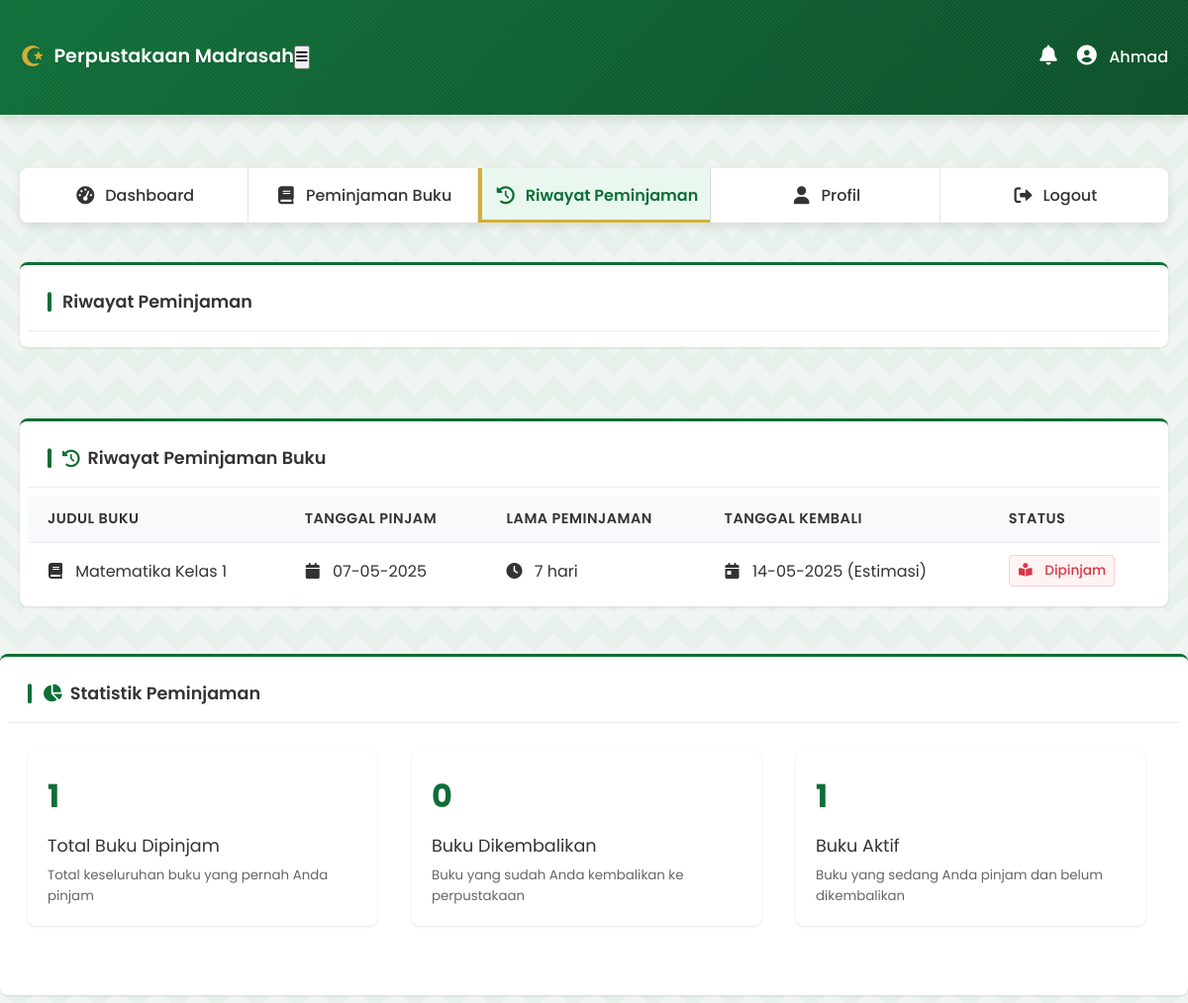
The app's page /siswa/riwayat.php (signed in) with its own data.
### tables this page shows
CREATE TABLE IF NOT EXISTS peminjaman (
    id INT AUTO_INCREMENT PRIMARY KEY,
    siswa_id INT NOT NULL,
    buku_id INT NOT NULL,
    tanggal_pinjam DATE NOT NULL,
    lama_pinjam INT NOT NULL DEFAULT 7,  
    tanggal_kembali DATE,
    status ENUM('dipinjam', 'dikembalikan') NOT NULL DEFAULT 'dipinjam',
    keterlambatan INT DEFAULT 0,  
    created_at TIMESTAMP DEFAULT CURRENT_TIMESTAMP,
    FOREIGN KEY (siswa_id) REFERENCES siswa(id) ON DELETE CASCADE,
    FOREIGN KEY (buku_id) REFERENCES buku(id) ON DELETE CASCADE
);

CREATE TABLE IF NOT EXISTS buku (
    id INT AUTO_INCREMENT PRIMARY KEY,
    judul VARCHAR(255) NOT NULL,
    pengarang VARCHAR(100) NOT NULL,
    penerbit VARCHAR(100) NOT NULL,
    tahun_terbit YEAR NOT NULL,
    isbn VARCHAR(20),
    jumlah_buku INT NOT NULL DEFAULT 1,
    kategori_id INT NOT NULL,
    created_at TIMESTAMP DEFAULT CURRENT_TIMESTAMP,
    FOREIGN KEY (kategori_id) REFERENCES kategori_buku(id)
);

### includes/functions.php (called while the page is built, shortened)
<?php
require_once 'config.php';
function getLoanHistory($studentId) {
    global $conn;
    $studentId = (int)$studentId;
    $query = "SELECT p.*, b.judul FROM peminjaman p
              JOIN buku b ON p.buku_id = b.id
              WHERE p.siswa_id = $studentId
              ORDER BY p.tanggal_pinjam DESC";
    $result = mysqli_query($conn, $query);
    $history = [];
    while ($row = mysqli_fetch_assoc($result)) {
        $history[] = $row;
    }
    return $history;
}
function formatDate($date) {
    return date('d-m-Y', strtotime($date));
}

### siswa/riwayat.php (the view, shortened to what this page needs)
<?php
require_once 'includes/header.php';
$loanHistory = getLoanHistory($_SESSION['user_id']);
$totalBooks = 0;
$returnedBooks = 0;
$activeBooks = 0;
if (!empty($loanHistory)) {
    $totalBooks = count($loanHistory);
    foreach ($loanHistory as $loan) {
        if ($loan['status'] == 'dikembalikan') {
            $returnedBooks++;
        } else {
            $activeBooks++;
        }
    }
}
?>
<div class="container">
    <div class="card">
        <div class="card-header">
            <h2 class="card-title"><i class="fas fa-history"></i> Riwayat Peminjaman Buku</h2>
        </div>
        <?php if (empty($loanHistory)): ?>
            <div class="empty-state">
                <i class="fas fa-history empty-icon"></i>
                <p>Belum ada riwayat peminjaman buku.</p>
            </div>
        <?php else: ?>
            <div class="table-responsive">
                <table class="table">
                    <thead>
                        <tr>
                            <th>Judul Buku</th>
                            <th>Tanggal Pinjam</th>
                            <th>Lama Peminjaman</th>
                            <th>Tanggal Kembali</th>
                            <th>Status</th>
                        </tr>
                    </thead>
                    <tbody>
                        <?php foreach ($loanHistory as $loan): ?>
                            <tr>
                                <td data-label="Judul Buku">
                                    <i class="fas fa-book text-primary"></i>
                                    <?php echo htmlspecialchars($loan['judul']); ?>
                                </td>
                                <td data-label="Tanggal Pinjam">
                                    <i class="fas fa-calendar"></i>
                                    <?php echo formatDate($loan['tanggal_pinjam']); ?>
                                </td>
                                <td data-label="Lama Peminjaman">
                                    <i class="fas fa-clock"></i>
                                    <?php echo $loan['lama_pinjam']; ?> hari
                                </td>
                                <td data-label="Tanggal Kembali">
                                    <i class="fas fa-calendar-day"></i>
                                    <?php
                                    if ($loan['tanggal_kembali']) {
                                        echo formatDate($loan['tanggal_kembali']);
                                    } else {
                                        $returnDate = date('Y-m-d', strtotime($loan['tanggal_pinjam'] . ' + ' . $loan['lama_pinjam'] . ' days'));
                                        echo formatDate($returnDate) . ' (Estimasi)';
                                    }
                                    ?>
                                </td>
                                <td data-label="Status">
                                    <?php if ($loan['status'] === 'dikembalikan'): ?>
                                        <span class="status-badge active">
                                            <i class="fas fa-check-circle"></i> Dikembalikan
                                        </span>
                                    <?php elseif ($loan['status'] === 'dipinjam'): ?>
                                        <span class="status-badge overdue">
                                            <i class="fas fa-book-reader"></i> Dipinjam
                                        </span>
                                    <?php endif; ?>
                                </td>
                            </tr>
                        <?php endforeach; ?>
                    </tbody>
                </table>
            </div>
        <?php endif; ?>
    </div>
</div>
<div class="card" style="margin-top: 20px;">
    <div class="card-header">
        <h2 class="card-title"><i class="fas fa-chart-pie"></i> Statistik Peminjaman</h2>
    </div>
    <div class="card-body">
        <div class="stats-container">
            <div class="stat-item">
                <div class="stat-details">
                    <h3><?php echo $totalBooks; ?></h3>
                    <p>Total Buku Dipinjam</p>
                    <small style="color: #666; display: block; margin-top: 5px;">Total keseluruhan buku yang pernah Anda pinjam</small>
                </div>
            </div>
            <div class="stat-item">
                <div class="stat-details">
                    <h3><?php echo $returnedBooks; ?></h3>
                    <p>Buku Dikembalikan</p>
                    <small style="color: #666; display: block; margin-top: 5px;">Buku yang sudah Anda kembalikan ke perpustakaan</small>
                </div>
            </div>
            <div class="stat-item">
                <div class="stat-details">
                    <h3><?php echo $activeBooks; ?></h3>
                    <p>Buku Aktif</p>
                    <small style="color: #666; display: block; margin-top: 5px;">Buku yang sedang Anda pinjam dan belum dikembalikan</small>
                </div>
            </div>
        </div>
    </div>
</div>
<?php include_once 'includes/footer.php'; ?>

### assets/css/style.css (style rules this page uses)
* { margin: 0; padding: 0; box-sizing: border-box; font-family: 'Poppins', sans-serif; }
:root { --primary-color: #0D6E37; --primary-light: #1A8C4C; --primary-dark: #0A4E27; --accent-color: #D4AF37; --text-light: #FFFFFF; --text-dark: #333333; --bg-light: #F8F9FA; --bg-dark: #0A4E27; --card-bg: #FFFFFF; --border-color: #E1E8ED; --success-color: #28A745; --danger-color: #DC3545; }
body { background-color: #F0F5F1; color: var(--text-dark); line-height: 1.6; background-image: linear-gradient(135deg, rgba(13, 110, 55, 0.03) 25%, transparent 25%), linear-gradient(225deg, rgba(13, 110, 55, 0.03) 25%, transparent 25%), linear-gradient(45deg, rgba(13, 110, 55, 0.03) 25%, transparent 25%), linear-gradient(315deg, rgba(13, 110, 55, 0.03) 25%, #F0F5F1 25%); background-position: 20px 0, 20px 0, 0 0, 0 0; background-size: 40px 40px; background-repeat: repeat; }
.container { width: 100%; max-width: 1200px; margin: 0 auto; padding: 0 15px; }
.card { background-color: var(--card-bg); border-radius: 8px; box-shadow: 0 4px 15px rgba(0, 0, 0, 0.05); padding: 0.5rem; margin-bottom: 0.5rem; border-top: 3px solid var(--primary-color); transition: transform 0.3s, box-shadow 0.3s; }
.card-header { border-bottom: 1px solid var(--border-color); padding-bottom: 0.5rem; margin-bottom: 0.5rem; display: flex; align-items: center; justify-content: space-between; }
.card-title { font-size: 1.25rem; font-weight: 600; color: var(--primary-color); position: relative; padding-left: 15px; }
.card-title::before { content: ""; position: absolute; left: 0; top: 50%; transform: translateY(-50%); width: 4px; height: 70%; background-color: var(--primary-color); border-radius: 2px; }
.table { width: 100%; border-collapse: separate; border-spacing: 0; border-radius: 8px; overflow: hidden; box-shadow: 0 2px 8px rgba(0, 0, 0, 0.05); }
.table th, .table td { padding: 0.9rem 1rem; text-align: left; }
.table th { background-color: var(--primary-color); color: white; font-weight: 600; letter-spacing: 0.5px; text-transform: uppercase; font-size: 0.9rem; }
.table tr { transition: background-color 0.3s; }
.table td { border-bottom: 1px solid var(--border-color); }
.stats-container { display: grid; grid-template-columns: repeat(auto-fit, minmax(250px, 1fr)); gap: 1.5rem; margin-bottom: 2rem; }

### siswa/riwayat.php (style rules this page uses)
.container { max-width: 1200px; margin: 0 auto; padding: 20px; }
.card { background: #fff; border-radius: 8px; box-shadow: 0 1px 3px rgba(0,0,0,0.1); overflow: hidden; }
.card-header { padding: 15px 20px; border-bottom: 1px solid #e9ecef; }
.card-title { margin: 0; font-size: 1.1rem; color: var(--text-primary); display: flex; align-items: center; gap: 8px; }
.card-title i { color: var(--primary-color); }
.table-responsive { width: 100%; margin: 0; padding: 0; overflow-x: hidden; }
.table { width: 100%; border-collapse: collapse; margin: 0; }
.table th, .table td { padding: 12px 20px; text-align: left; border-bottom: 1px solid #e9ecef; word-break: break-word; }
.table th { background-color: #f8f9fa; font-weight: 600; color: var(--text-primary); white-space: nowrap; }
.table td i { margin-right: 8px; width: 16px; text-align: center; }
.status-badge { display: inline-block; padding: 4px 8px; border-radius: 4px; font-size: 0.85rem; font-weight: 500; white-space: nowrap; }
.status-badge.overdue { background-color: #fff3f3; color: #dc3545; border: 1px solid #ffcdd2; }
.stats-container { display: grid; grid-template-columns: repeat(auto-fit, minmax(250px, 1fr)); gap: 20px; padding: 20px; }
.stat-item { background: #fff; border-radius: 8px; padding: 20px; box-shadow: 0 1px 3px rgba(0,0,0,0.1); transition: transform 0.2s; }
.stat-details h3 { font-size: 2rem; margin: 0 0 10px 0; color: var(--primary-color); }
.stat-details p { font-size: 1.1rem; margin: 0; color: var(--text-primary); }

### records on screen
peminjaman: buku.judul "Matematika Kelas 1", tanggal_pinjam "07-05-2025", lama_pinjam "7", formatDate($returnDate) "14-05-2025", status "dipinjam" (drawn)

### other values on screen
$siswaNama "Ahmad"
$pageTitle "Riwayat Peminjaman"
$totalBooks "1"
$returnedBooks "0"
$activeBooks "1"
